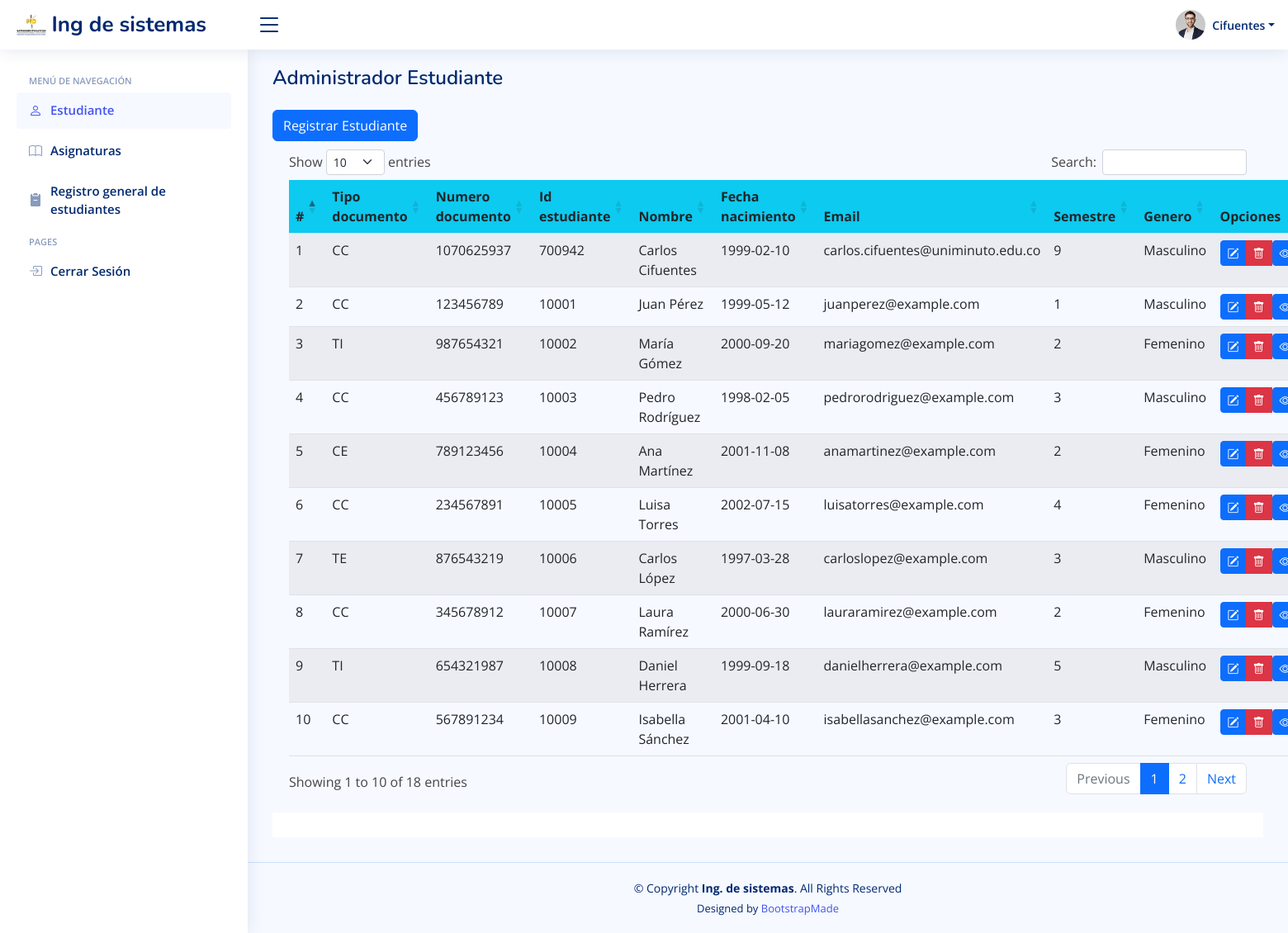
Page /entrega-final-practicaz/estudiantes on the committed database.
### tables this page shows
CREATE TABLE `estudiantes` (
  `id` int(150) NOT NULL,
  `tipo_identidad` enum('TI','CC','TE','CE') NOT NULL,
  `numero_documento` int(150) NOT NULL,
  `id_estudiante` int(150) NOT NULL,
  `nombre` varchar(150) NOT NULL,
  `fecha_nacimiento` date NOT NULL,
  `email` varchar(150) NOT NULL,
  `semestres` enum('1','2','3','4','5','6','7','8','9','10') NOT NULL,
  `generos` enum('Masculino','Femenino','Otro') NOT NULL
);

### entrega-final-practicaz/controllers/plantillaControlador.php (called while the page is built)
<?php
class ctrPlantilla{
    public function ctrMostrarPlantilla(){
        include "views/plantilla.php";
    }
}
?>

### entrega-final-practicaz/index.php (called while the page is built, shortened)
<?php
require_once "controllers/plantillaControlador.php";
require_once "controllers/estudianteControlador.php";
require_once "controllers/notaControlador.php";
require_once "models/estudianteModel.php";
$plantilla = new ctrPlantilla();
$plantilla->ctrMostrarPlantilla();

### entrega-final-practicaz/controllers/estudianteControlador.php (called while the page is built, shortened)
<?php
require_once "models/conexion.php";
class ctrEstudiantes
{
  static public function ctrMostrarEstudiantes()
  {
    $tabla = "estudiantes";
    $respuesta = mdlEstudiantes::mdlMostrarEstudiantes($tabla);
    return $respuesta;
  }
}

### entrega-final-practicaz/models/conexion.php (called while the page is built)
<?php
class Conexion{
    public static function conectar()
    {
        $conectar = new PDO("mysql:host=localhost;dbname=practicas","root","");
        $conectar -> exec("set names utf8 ");
        return $conectar;
    }
}

### entrega-final-practicaz/models/estudianteModel.php (called while the page is built, shortened)
<?php
require_once "conexion.php";
class mdlEstudiantes
{
    static public function mdlMostrarEstudiantes($tabla)
    {
        $stmt = Conexion::conectar()->prepare("SELECT * FROM $tabla");
        $stmt->execute();
        return $stmt->fetchAll();
    }
}

### entrega-final-practicaz/views/paginas/estudiantes.php (the view, shortened to what this page needs)
<!DOCTYPE html>
<div class="pagetitle">
    <h1>Administrador Estudiante</h1>
    <br><button type="button" class="btn btn-primary" data-bs-toggle="modal" data-bs-target="#crear-estudiantes">
        Registrar Estudiante
    </button>
</div>
<div class="card-body">
    <table id="tablaregistrarestudiantes" class="table table-striped" style="width:100%">
        <thead class="bg-info">
            <tr>
                <th style="width:10px">#</th>
                <th>Tipo documento</th>
                <th>Numero documento</th>
                <th>Id estudiante</th>
                <th>Nombre</th>
                <th>Fecha nacimiento</th>
                <th>Email</th>
                <th>Semestre</th>
                <th>Genero</th>
                <th>Opciones</th>
            </tr>
        </thead>
        <tbody>
            <?php
            foreach ($estudiantes as $key => $value) {
            ?>
                <tr>
                    <td><?php echo ($key + 1)  ?></td>
                    <td><?php echo $value["tipo_identidad"]  ?></td>
                    <td><?php echo $value["numero_documento"]  ?></td>
                    <td><?php echo $value["id_estudiante"]  ?></td>
                    <td><?php echo $value["nombre"]  ?></td>
                    <td><?php echo $value["fecha_nacimiento"]  ?></td>
                    <td><?php echo $value["email"]  ?></td>
                    <td><?php echo $value["semestres"]  ?></td>
                    <td><?php echo $value["generos"]  ?></td>
                    <td>
                    <div class='btn-group'>
    <button type="button" class="btn btn-primary btn-sm btnEditarEstudiante" data-bs-toggle="modal" data-bs-target="#editarEstudiante">
        <i class="bi bi-pencil-square text-white"></i>
    </button>
    <button class="btn btn-danger btn-sm btnEliminarEstudiante" data-toggle="modal" data-target="#deleteStudentModal" data-id="<?php echo $value['id_estudiante']; ?>">
        <i class="bi bi-trash text-white"></i>
    </button>
    <form id="formVerNotas" method="post" action="./materias-estudiantes">
        <button type="submit" class="btn btn-primary btn-sm btnVerNotas" data-bs-toggle="modal" data-bs-target="">
            <i class="bi bi-eye text-white"></i>
        </button>
    </form>
</div>
                </td>
            </tr>
            <?php
            }
            ?>
        </tbody>
    </table>
</div>
<div class="card-footer">
</div>

### entrega-final-practicaz/views/plantilla.php (shortened to what this page needs)
<?php
$estudiantes = ctrEstudiantes::ctrMostrarEstudiantes();
?>
<!DOCTYPE html>
<link href="views/recursos/assets/vendor/bootstrap/css/bootstrap.min.css" rel="stylesheet">
<link href="views/recursos/assets/vendor/bootstrap-icons/bootstrap-icons.css" rel="stylesheet">
<link href="views/recursos/assets/vendor/boxicons/css/boxicons.min.css" rel="stylesheet">
<link href="views/recursos/assets/vendor/quill/quill.snow.css" rel="stylesheet">
<link href="views/recursos/assets/vendor/quill/quill.bubble.css" rel="stylesheet">
<link href="views/recursos/assets/vendor/remixicon/remixicon.css" rel="stylesheet">
<link href="views/recursos/assets/vendor/simple-datatables/style.css" rel="stylesheet">
<link rel="stylesheet" href="https://cdnjs.cloudflare.com/ajax/libs/twitter-bootstrap/5.2.0/css/bootstrap.min.css">
<link rel="stylesheet" href="https://cdn.datatables.net/1.13.4/css/dataTables.bootstrap5.min.css">
<link href="views/recursos/assets/css/style.css" rel="stylesheet">
</head>
<body>
  <?php include "modulos/header.php"; ?>
  <?php include "modulos/menu.php"; ?>
  <main id="main" class="main">
    <div class="pagetitle">
      <?php
      if (isset($_GET["pagina"])) {
        if (
          $_GET["pagina"] == "estudiantes" ||
          $_GET["pagina"] == "asignaturas" ||
          $_GET["pagina"] == "notas" ||
          $_GET["pagina"] == "materias-estudiantes"
        ) {
          include "paginas/" . $_GET["pagina"] . ".php";
        }
      }  ?>
    </div>
  </main>
  <?php include "modulos/footer.php"; ?>
</body>
</html>

### entrega-final-practicaz/views/modulos/header.php (shortened to what this page needs)
<header id="header" class="header fixed-top d-flex align-items-center">
  <div class="d-flex align-items-center justify-content-between">
    <a href="index.php" class="logo d-flex align-items-center">
      <img src="views/img/logouni.png" alt="">
      <span class="d-none d-lg-block">Ing de sistemas</span>
    </a>
    <i class="bi bi-list toggle-sidebar-btn"></i>
  </div>
  <nav class="header-nav ms-auto">
    <ul class="d-flex align-items-center">
      <li class="nav-item dropdown pe-3">
        <a class="nav-link nav-profile d-flex align-items-center pe-0" href="#" data-bs-toggle="dropdown">
          <img src="views/img/profile-img.jpg" alt="Profile" class="rounded-circle">
          <span class="d-none d-md-block dropdown-toggle ps-2">Cifuentes</span>
        </a>
      </li>
    </ul>
  </nav>
</header>

### entrega-final-practicaz/views/modulos/menu.php (shortened to what this page needs)
<aside id="sidebar" class="sidebar">
    <ul class="sidebar-nav" id="sidebar-nav">
    <li class="nav-heading">MENÚ DE NAVEGACIÓN</li>
      <li class="nav-item">
        <a class="nav-link " href="estudiantes">
          <i class="bi bi-person"></i>
          <span>Estudiante</span>
        </a>
      </li>
      <li class="nav-item">
        <a class="nav-link collapsed" href="asignaturas">
          <i class="bi bi-book"></i>
          <span>Asignaturas</span>
        </a>
      </li>
      <li class="nav-item">
        <a class="nav-link collapsed" href="notas">
        <i class="bi bi-clipboard2-minus-fill"></i>
          <span>Registro general de estudiantes</span>
        </a>
      </li>
      <li class="nav-heading">Pages</li>
      <li class="nav-item">
        <a class="nav-link collapsed" href="pages-login.html">
          <i class="bi bi-box-arrow-in-right"></i>
          <span>Cerrar Sesión</span>
        </a>
      </li>
    </ul>
  </aside>

### entrega-final-practicaz/views/modulos/footer.php
<footer id="footer" class="footer">
  <div class="copyright">
    &copy; Copyright <strong><span>Ing. de sistemas</span></strong>. All Rights Reserved
  </div>
  <div class="credits">
    Designed by <a href="https://bootstrapmade.com/">BootstrapMade</a>
  </div>
</footer>

### entrega-final-practicaz/views/recursos/assets/css/style.css (style rules this page uses)
body { font-family: "Open Sans", sans-serif; background: #f6f9ff; color: #444444; }
a { color: #4154f1; text-decoration: none; }
h1, h2, h3, h4, h5, h6 { font-family: "Nunito", sans-serif; }
#main { margin-top: 60px; padding: 20px 30px; transition: all 0.3s; }
.pagetitle { margin-bottom: 10px; }
.pagetitle h1 { font-size: 24px; margin-bottom: 0; font-weight: 600; color: #012970; }
.card-header, .card-footer { border-color: #ebeef4; background-color: #fff; color: #798eb3; padding: 15px; }
.card-body { padding: 0 20px 20px 20px; }
.logo { line-height: 1; }
@media (min-width: 1200px) { .logo { width: 280px; } }
.logo img { max-height: 26px; margin-right: 6px; }
.logo span { font-size: 26px; font-weight: 700; color: #012970; font-family: "Nunito", sans-serif; }
.header { transition: all 0.5s; z-index: 997; height: 60px; box-shadow: 0px 2px 20px rgba(1, 41, 112, 0.1); background-color: #fff; padding-left: 20px; }
.header .toggle-sidebar-btn { font-size: 32px; padding-left: 10px; cursor: pointer; color: #012970; }
.header-nav ul { list-style: none; }
.header-nav>ul { margin: 0; padding: 0; }
.header-nav .nav-profile { color: #012970; }
.header-nav .nav-profile img { max-height: 36px; }
.header-nav .nav-profile span { font-size: 14px; font-weight: 600; }
.sidebar { position: fixed; top: 60px; left: 0; bottom: 0; width: 300px; z-index: 996; transition: all 0.3s; padding: 20px; overflow-y: auto; scrollbar-width: thin; scrollbar-color: #aab7cf transparent; box-shadow: 0px 0px 20px rgba(1, 41, 112, 0.1); background-color: #fff; }
@media (min-width: 1200px) { #main, #footer { margin-left: 300px; } }
.sidebar-nav { padding: 0; margin: 0; list-style: none; }
.sidebar-nav li { padding: 0; margin: 0; list-style: none; }
.sidebar-nav .nav-item { margin-bottom: 5px; }
.sidebar-nav .nav-heading { font-size: 11px; text-transform: uppercase; color: #899bbd; font-weight: 600; margin: 10px 0 5px 15px; }
.sidebar-nav .nav-link { display: flex; align-items: center; font-size: 15px; font-weight: 600; color: #4154f1; transition: 0.3; background: #f6f9ff; padding: 10px 15px; border-radius: 4px; }
.sidebar-nav .nav-link i { font-size: 16px; margin-right: 10px; color: #4154f1; }
.sidebar-nav .nav-link.collapsed { color: #012970; background: #fff; }
.sidebar-nav .nav-link.collapsed i { color: #899bbd; }
.footer { padding: 20px 0; font-size: 14px; transition: all 0.3s; border-top: 1px solid #cddfff; }
.footer .copyright { text-align: center; color: #012970; }
.footer .credits { padding-top: 5px; text-align: center; font-size: 13px; color: #012970; }

### rows in the picture
estudiantes: tipo_identidad "CC", numero_documento "1070625937", id_estudiante "700942", nombre "Carlos Cifuentes", fecha_nacimiento "1999-02-10", email "carlos.cifuentes@uniminuto.edu.co", semestres "9", generos "Masculino"
estudiantes: tipo_identidad "CC", numero_documento "123456789", id_estudiante "10001", nombre "Juan Pérez", fecha_nacimiento "1999-05-12", email "juanperez@example.com", semestres "1", generos "Masculino"
estudiantes: tipo_identidad "TI", numero_documento "987654321", id_estudiante "10002", nombre "María Gómez", fecha_nacimiento "2000-09-20", email "mariagomez@example.com", semestres "2", generos "Femenino"
estudiantes: tipo_identidad "CC", numero_documento "456789123", id_estudiante "10003", nombre "Pedro Rodríguez", fecha_nacimiento "1998-02-05", email "pedrorodriguez@example.com", semestres "3", generos "Masculino"
estudiantes: tipo_identidad "CE", numero_documento "789123456", id_estudiante "10004", nombre "Ana Martínez", fecha_nacimiento "2001-11-08", email "anamartinez@example.com", semestres "2", generos "Femenino"
estudiantes: tipo_identidad "CC", numero_documento "234567891", id_estudiante "10005", nombre "Luisa Torres", fecha_nacimiento "2002-07-15", email "luisatorres@example.com", semestres "4", generos "Femenino"
estudiantes: tipo_identidad "TE", numero_documento "876543219", id_estudiante "10006", nombre "Carlos López", fecha_nacimiento "1997-03-28", email "carloslopez@example.com", semestres "3", generos "Masculino"
estudiantes: tipo_identidad "CC", numero_documento "345678912", id_estudiante "10007", nombre "Laura Ramírez", fecha_nacimiento "2000-06-30", email "lauraramirez@example.com", semestres "2", generos "Femenino"
estudiantes: tipo_identidad "TI", numero_documento "654321987", id_estudiante "10008", nombre "Daniel Herrera", fecha_nacimiento "1999-09-18", email "danielherrera@example.com", semestres "5", generos "Masculino"
estudiantes: tipo_identidad "CC", numero_documento "567891234", id_estudiante "10009", nombre "Isabella Sánchez", fecha_nacimiento "2001-04-10", email "isabellasanchez@example.com", semestres "3", generos "Femenino"
